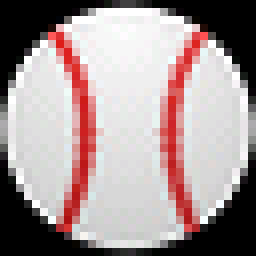
#> input picture images/baseball.bmp, 32 x 32 px (shown 8 times larger)
$ python -i get_team_logos.py   (imports and definitions only)
#> lines starting #> are read from the running program, lines starting #| are printed output that depends on the picture
# SPDX-FileCopyrightText: 2023 Liz Clark for Adafruit Industries
#
# SPDX-License-Identifier: MIT

# Written by Liz Clark (Adafruit Industries) with OpenAI ChatGPT v4 Aug 3rd, 2023 build
# https://help.openai.com/en/articles/6825453-chatgpt-release-notes

# https://chat.openai.com/share/2fabba2b-3f17-4ab6-a4d9-58206a3b9916

# process() function originally written by Phil B. for Adafruit Industries
# https://raw.githubusercontent.com/adafruit/Adafruit_Media_Converters/master/protomatter_dither.py

import os
import math
import requests
from PIL import Image, ImageOps, ImageEnhance, ImageFilter, ImageStat
from io import BytesIO

# the name of the sports you want to follow
#sport_names = ["football", "baseball", "soccer", "hockey", "basketball"]
sport_names = ["baseball"]
# the name of the corresponding leages you want to follow
#sport_leagues = ["nfl", "mlb", "usa.1", "nhl", "nba"]
sport_leagues = ["college-baseball"]
# directory to match CircuitPython code folder names
bitmap_directories = ["college-baseball"]

# Constants and function for image processing
GAMMA = 2.6

PASSTHROUGH = ((0, 0, 0),
               (255, 0, 0),
               (255, 255, 0),
               (0, 255, 0),
               (0, 255, 255),
               (0, 0, 255),
               (255, 0, 255),
               (255, 255, 255))

MATRIX_SIZE = (32, 32)

# [64 lines left out: functions score_logo_for_matrix, fetch_best_logo, not called in this run]

# [37 lines of commented-out code are left out]

def process(filename, output_8_bit=True, passthrough=PASSTHROUGH):
    """Given a color image filename, load image and apply gamma correction
       and error-diffusion dithering while quantizing to 565 color
       resolution. If output_8_bit is True, image is reduced to 8-bit
       paletted mode after quantization/dithering. If passthrough (a list
       of 3-tuple RGB values) is provided, dithering won't be applied to
       colors in the provided list, they'll be quantized only (allows areas
       of the image to remain clean and dither-free).
    """
#> called with filename = '../images/baseball.bmp', output_8_bit = True
    img = Image.open(filename).convert('RGB')
#> img is the input picture: PIL image 32x32 RGB; mean R, G, B 164.8, 149.2, 149.2
    img = ImageEnhance.Contrast(img).enhance(1.5)  # Boost contrast to help thin outlines
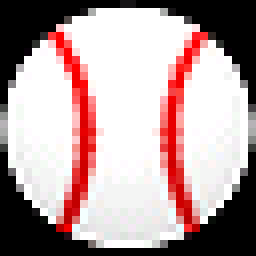
#> img: PIL image 32x32 RGB (shown 8 times larger); mean R, G, B 179.9, 157.5, 157.5
    err_next_pixel = (0, 0, 0)
    err_next_row = [(0, 0, 0) for _ in range(img.size[0])]
    for row in range(img.size[1]):
        for column in range(img.size[0]):
            pixel = img.getpixel((column, row))
            want = (math.pow(pixel[0] / 255.0, GAMMA) * 31.0,
                    math.pow(pixel[1] / 255.0, GAMMA) * 63.0,
                    math.pow(pixel[2] / 255.0, GAMMA) * 31.0)
            if pixel in passthrough:
                got = (pixel[0] >> 3,
                       pixel[1] >> 2,
                       pixel[2] >> 3)
            else:
                got = (min(max(int(err_next_pixel[0] * 0.5 +
                                   err_next_row[column][0] * 0.25 +
                                   want[0] + 0.5), 0), 31),
                       min(max(int(err_next_pixel[1] * 0.5 +
                                   err_next_row[column][1] * 0.25 +
                                   want[1] + 0.5), 0), 63),
                       min(max(int(err_next_pixel[2] * 0.5 +
                                   err_next_row[column][2] * 0.25 +
                                   want[2] + 0.5), 0), 31))
            err_next_pixel = (want[0] - got[0],
                              want[1] - got[1],
                              want[2] - got[2])
            err_next_row[column] = err_next_pixel
            rgb565 = ((got[0] << 3) | (got[0] >> 2),
                      (got[1] << 2) | (got[1] >> 4),
                      (got[2] << 3) | (got[2] >> 2))
            img.putpixel((column, row), rgb565)
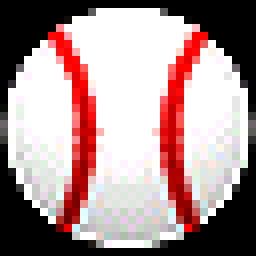
#> img: PIL image 32x32 RGB (shown 8 times larger); mean R, G, B 170.6, 145.5, 145.3

    if output_8_bit:
        img = img.convert('P', palette=Image.ADAPTIVE)

    img.save(filename.split('.png')[0] + '.bmp')

# Create a base directory to store the logos if it doesn't exist
base_dir = '../images'
# [54 lines not run here, left out]

>>> result = process('../images/baseball.bmp')
